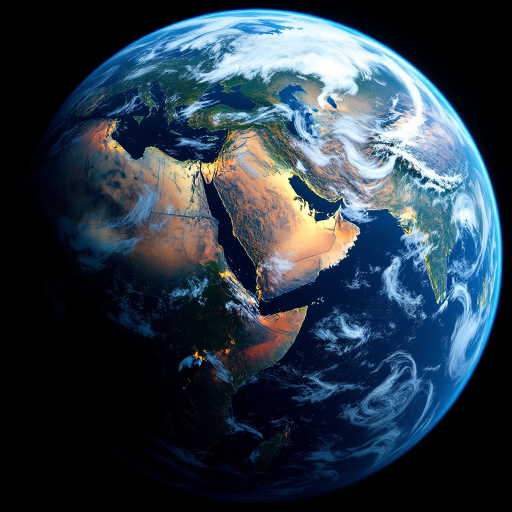
#> input picture social/studies-2026-10-29/src/earth_hd.png, 1024 x 1024 px (shown at 1/2 size)
$ python globe.py
#> lines starting #> are read from the running program, lines starting #| are printed output that depends on the picture
### social/studies-2026-10-29/render.py
# Photo-sourced studies, 29 Oct 2026. Canva-generated photos (src/) are turned into the
# moodboard grammar: digits, a line field and dither cells. No star; highlights are the
# image's own marks recoloured.
import sys
sys.path.insert(0, '../studies-2026-10-28')
from engine import *
F = '../../decisions/fonts/'
NAVY, BLUE, BRASS, OFF, CREAM = '#092052', '#0F58E5', '#BF8F3C', '#F6F8FC', '#F3EEE4'

def lum(path, w, h):
#> called with path = 'src/earth_hd.png', w = 1200, h = 1200
    im = Image.open(path).convert('L').resize((w, h), Image.LANCZOS)
    a = np.asarray(im, float) / 255
    return (a - a.min()) / (a.max() - a.min() + 1e-6)

def contrast(a, lo, hi):
#> called with lo = 0.06, hi = 0.85
    return np.clip((a - lo) / (hi - lo), 0, 1)

# P1: Earth photo drawn in digits on navy. Brightest land over Arabia picks up brass.
# [87 lines left out: functions p1, p2, p3, not called in this run]

# [2 lines that do not run on import are left out]

### social/studies-2026-10-28/engine.py
# Halftone / dither / digit engine for .describe( studies. Procedural sources only (no stock photos).
import numpy as np
from PIL import Image, ImageDraw, ImageFont, ImageFilter
rng=np.random.default_rng(7)

# [46 lines left out: functions fbm, globe, terrain, halftone, not called in this run]

def bayer(n):
    if n==1: return np.array([[0]])
    b=bayer(n//2); return np.block([[4*b,4*b+2],[4*b+3,4*b+1]])

# [17 lines left out: functions dither_cells, render_dots, not called in this run]

def lerp(c1,c2,t):
    return tuple(int(a+(b-a)*t) for a,b in zip(c1,c2))
def hexrgb(h): h=h.lstrip('#'); return tuple(int(h[i:i+2],16) for i in (0,2,4))

### social/studies-2026-10-29/globe.py
# Round two of the Earth-in-digits study, using moves from the user's moodboard folder:
#  a: the globe sits low and its top dissolves into loose cells and digits (moodboard "Repairing")
#  b: thin corner brackets frame a region, with a mono label (moodboard "Point of view", "Koza")
#  c: navy ink on cream paper, a column of digits set beside it (moodboard binary Great Wave)
from render import *

def earth(D):
    return contrast(lum('src/earth_hd.png', D, D), 0.06, 0.85)

def draw_digits(src, W, H, bg, lo, hi, cw=8, ch=13, size=12, seed=4, hl=None, hl_mask=None,
                dissolve=None, dot=None):
    S = 2
    im = Image.new('RGB', (W * S, H * S), hexrgb(bg)); d = ImageDraw.Draw(im)
    fr = ImageFont.truetype(F + 'IBMPlexMono-Regular.ttf', size * S)
    fm = ImageFont.truetype(F + 'IBMPlexMono-Medium.ttf', size * S)
    r = np.random.default_rng(seed)
    for j in range(0, H, ch):
        for i in range(0, W, cw):
            v = src[j, i]
            if dissolve is not None and r.random() < dissolve[j, i]: continue
            if v < 0.05:
                if dot is not None and dot[j, i]: d.text((i * S, j * S), '.', font=fr, fill=lerp(hexrgb(bg), lo, 0.6))
                continue
            c = lerp(lo, hi, min(1, v ** 1.5 * 1.2))
            if hl_mask is not None and hl_mask[j, i] and v > 0.45: c = hl
            g = str(r.integers(10)) if v > 0.2 else ('.' if v < 0.11 else ':')
            d.text((i * S, j * S), g, font=fm if v > 0.5 else fr, fill=c)
    return im.resize((W, H), Image.LANCZOS)

def disc(W, H, cx, cy, rad):
    y, x = np.mgrid[0:H, 0:W]
    return (x - cx) ** 2 + (y - cy) ** 2 < rad ** 2

# a: large globe, top third breaks up as it rises
def ga():
    W, H, D = 1080, 900, 1200
    src = np.zeros((H, W)); ox, oy = (W - D) // 2, 260
    g = earth(D); src[oy:H, :] = g[:H - oy, -ox:-ox + W]
#> after `src[oy:H, :] = g[:H - oy, -ox:-ox + W]`:
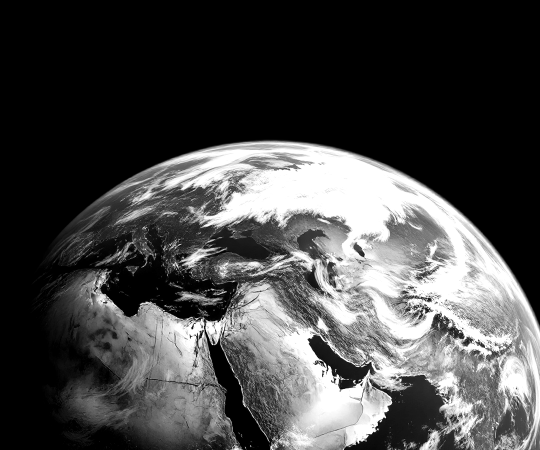
#> src: shape (900, 1080) float64 (shown at 1/2 size); min 0, max 1, mean 0.286
    y = np.mgrid[0:H, 0:W][0]
    dissolve = np.clip((oy + 330 - y) / 330, 0, 1) ** 1.4 * 0.92
    im = draw_digits(src, W, H, NAVY, hexrgb('#1E3A6B'), hexrgb('#E6EFFF'), dissolve=dissolve,
                     dot=disc(W, H, ox + D / 2, oy + D / 2, 0.48 * D))
    # loose cells above the horizon: the same digits lifting off as squares
    d = ImageDraw.Draw(im); r = np.random.default_rng(21)
    for _ in range(140):
        i = int(r.integers(0, W // 16)) * 16; j = int(oy + 120 - abs(r.normal(0, 150)))
        if j < 0 or src[min(H - 1, j + 200), i] < 0.15: continue
        s = 9 if r.random() < 0.7 else 13
        d.rectangle([i, j, i + s, j + s], fill=lerp(hexrgb('#1E3A6B'), hexrgb('#9DB5E8'), r.random()))
    im.save('ga_img.png')
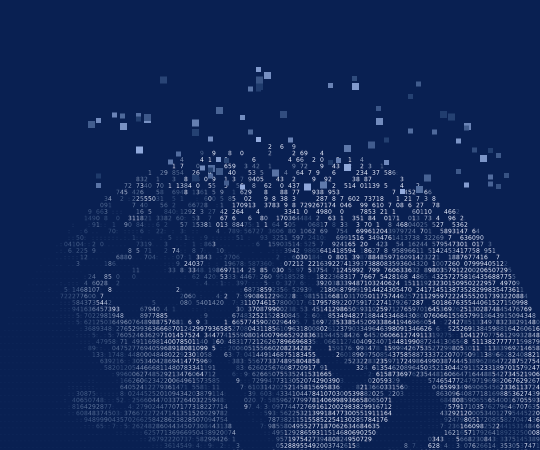
#> saved as ga_img.png: PIL image 1080x900 RGB (shown at 1/2 size); mean R, G, B 20.6, 42.9, 91.3

# b: globe drawn in digits, Arabia recoloured brass and framed with corner brackets + label
def gb():
    W, H, D = 1080, 880, 900
    src = np.zeros((H, W)); ox, oy = (W - D) // 2 + 40, 0
    src[oy:oy + D, ox:ox + D - max(0, ox + D - W)] = earth(D)[:H - oy, :W - ox]
#> call 2 of lum, with path = 'src/earth_hd.png', w = 900, h = 900
#> in lum (call 2), `im = Image.open(path).convert('L').resize((w, h), Image.LANCZOS)`:
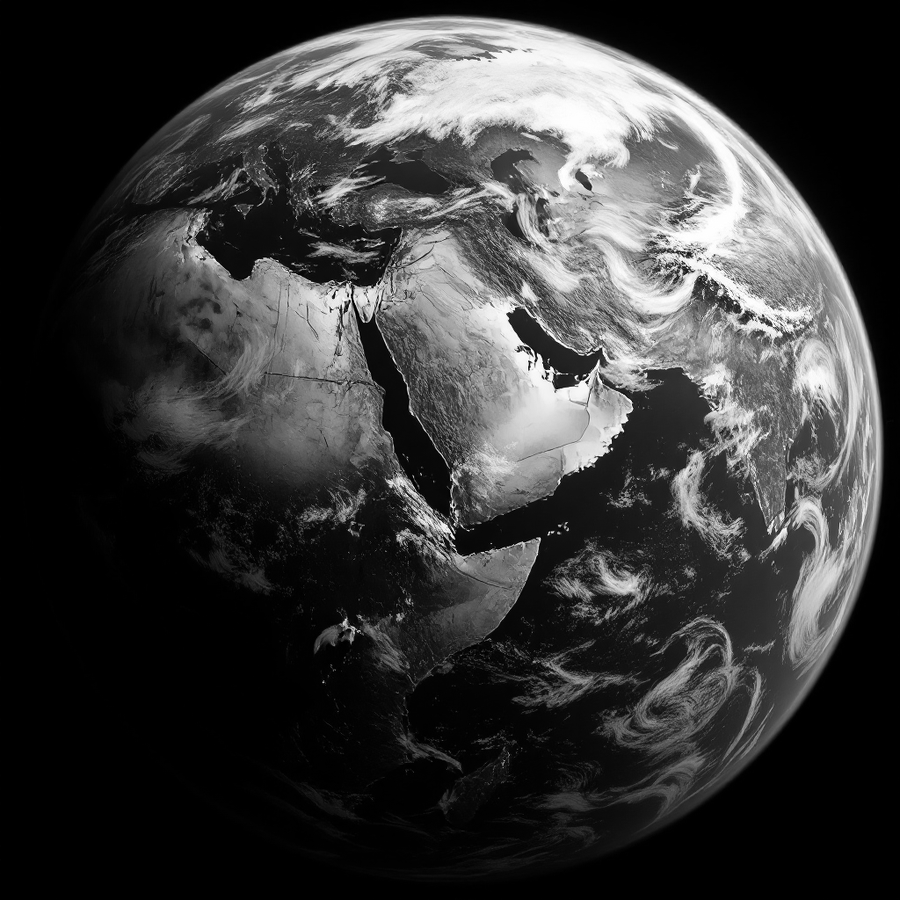
#> im: PIL image 900x900 L; min 0, max 255, mean 56.9
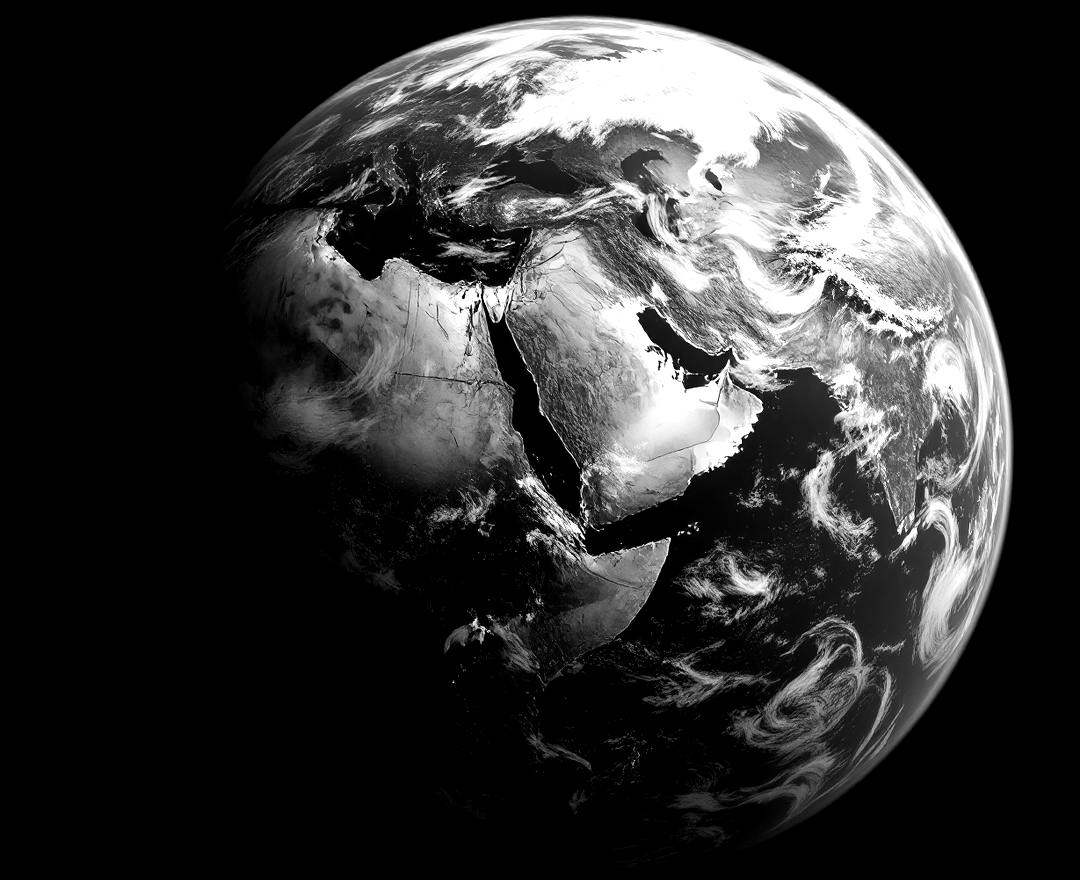
#> src: shape (880, 1080) float64; min 0, max 1, mean 0.2
    ax, ay = ox + 0.57 * D, oy + 0.43 * D
    y, x = np.mgrid[0:H, 0:W]
    mask = ((x - ax) ** 2 / 120 ** 2 + (y - ay) ** 2 / 95 ** 2) < 1
    im = draw_digits(src, W, H, NAVY, hexrgb('#1E3A6B'), hexrgb('#E6EFFF'), hl=hexrgb('#D9AE62'),
                     hl_mask=mask, dot=disc(W, H, ox + D / 2, oy + D / 2, 0.48 * D))
#> call 2 of draw_digits, with W = 1080, H = 880, bg = '#092052', lo = (30, 58, 107), hi = (230, 239, 255), cw = 8, ch = 13, size = 12
#> in draw_digits (call 2), `return im.resize((W, H), Image.LANCZOS)`:
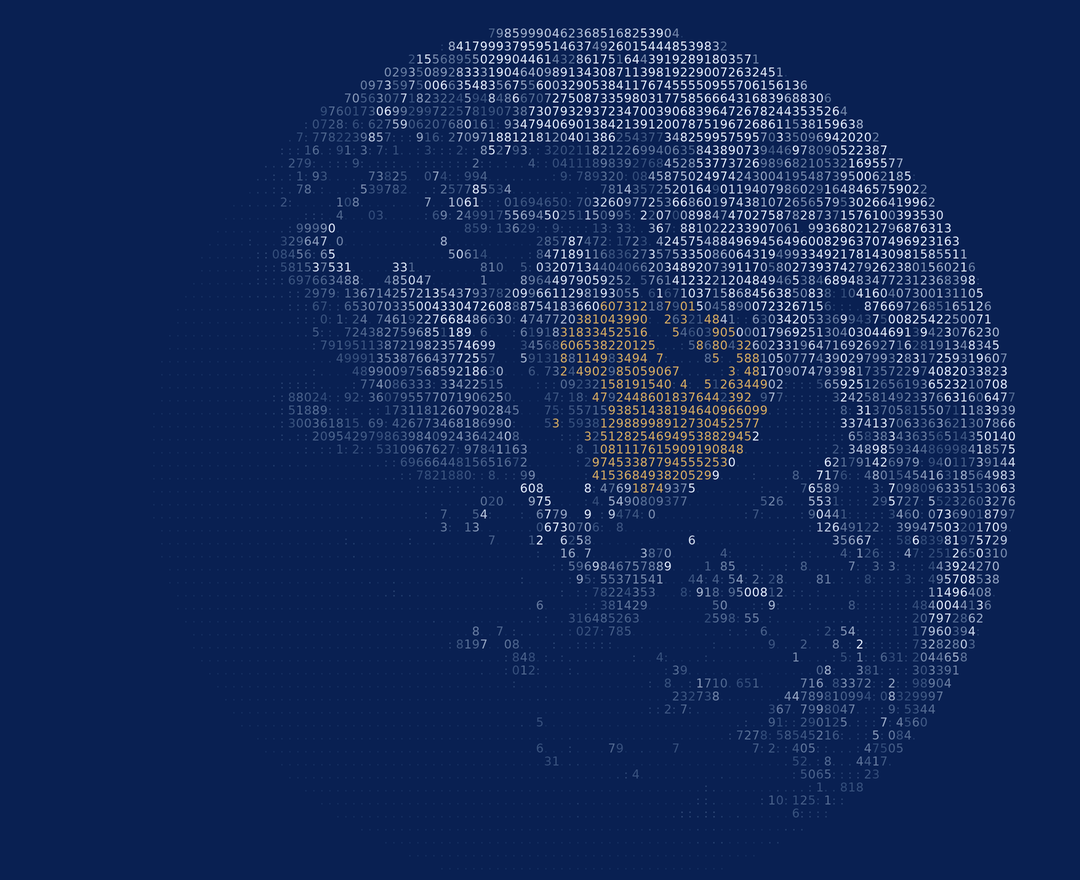
#> returned value: PIL image 1080x880 RGB; mean R, G, B 18.2, 40.3, 88.5
    S = 2; im = im.resize((W * S, H * S), Image.LANCZOS); d = ImageDraw.Draw(im)
    x0, y0, x1, y1 = [v * S for v in (ax - 140, ay - 115, ax + 140, ay + 115)]
    k, w, c = 26 * S, 2 * S, hexrgb('#D9AE62')
    for (px, py, sx, sy) in ((x0, y0, 1, 1), (x1, y0, -1, 1), (x0, y1, 1, -1), (x1, y1, -1, -1)):
        d.line([(px, py), (px + sx * k, py)], fill=c, width=w); d.line([(px, py), (px, py + sy * k)], fill=c, width=w)
    f = ImageFont.truetype(F + 'IBMPlexMono-Medium.ttf', 15 * S)
    t = 'GCC · 1 OF 7 REGIONS'; tx, ty = x0, y1 + 14 * S
    bb = d.textbbox((tx, ty), t, font=f)
#> bb = (1006, 1038, 1344, 1060)
    d.rectangle([bb[0] - 8 * S, bb[1] - 6 * S, bb[2] + 8 * S, bb[3] + 6 * S], fill=hexrgb(NAVY))
    d.text((tx, ty), t, font=f, fill=c)
    im.resize((W, H), Image.LANCZOS).save('gb_img.png')

# c: paper and ink. Navy digits on cream, a tall digit column at the left edge
def gc():
    W, H, D = 1080, 900, 940
    src = np.zeros((H, W)); ox, oy = 170, -20
    g = earth(D); src[0:H, ox:W] = g[-oy:-oy + H, :W - ox]
#> after `src[0:H, ox:W] = g[-oy:-oy + H, :W - ox]`:
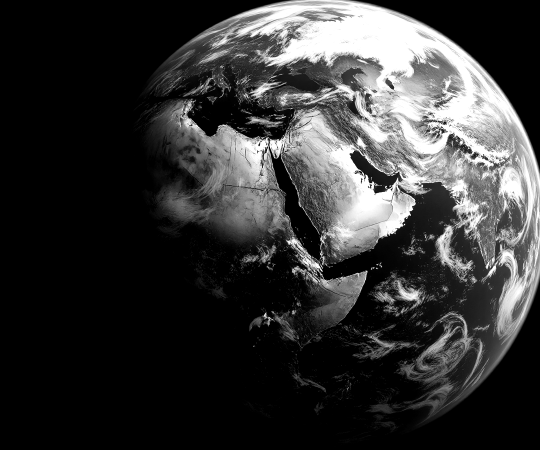
#> src: shape (900, 1080) float64 (shown at 1/2 size); min 0, max 1, mean 0.211
    ax, ay = ox + 0.57 * D, oy + 0.43 * D
    y, x = np.mgrid[0:H, 0:W]
    mask = ((x - ax) ** 2 / 120 ** 2 + (y - ay) ** 2 / 95 ** 2) < 1
    im = draw_digits(src, W, H, CREAM, hexrgb('#D8D0C0'), hexrgb(NAVY), hl=hexrgb(BLUE), hl_mask=mask,
                     dot=disc(W, H, ox + D / 2, oy + D / 2, 0.48 * D))
    d = ImageDraw.Draw(im); f = ImageFont.truetype(F + 'IBMPlexMono-Medium.ttf', 15)
    r = np.random.default_rng(3)
    for j in range(40, 560, 19):
        d.text((88, j), ''.join(str(r.integers(2)) for _ in range(3)), font=f, fill=hexrgb(NAVY))
    im.save('gc_img.png')
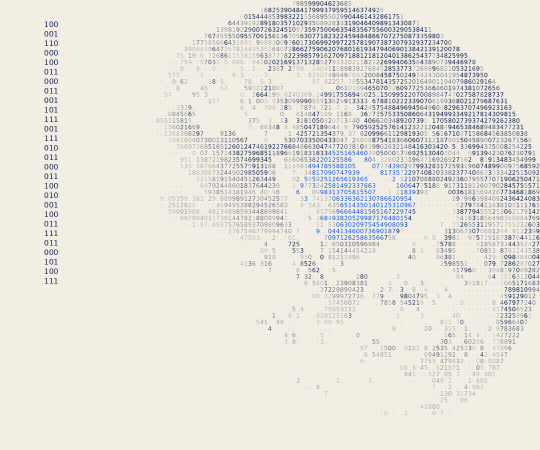
#> saved as gc_img.png: PIL image 1080x900 RGB (shown at 1/2 size); mean R, G, B 232, 228.6, 221.5

if __name__ == '__main__':
    ga(); gb(); gc()

$ run again, with social/studies-2026-10-29/src/earth.png copied over social/studies-2026-10-29/src/earth_hd.png
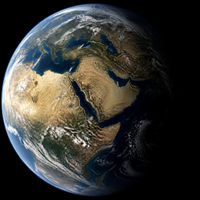
#> input picture social/studies-2026-10-29/src/earth.png, 200 x 200 px
#> a: shape (900, 900) float64
#> in draw_digits (call 2), `return im.resize((W, H), Image.LANCZOS)`:
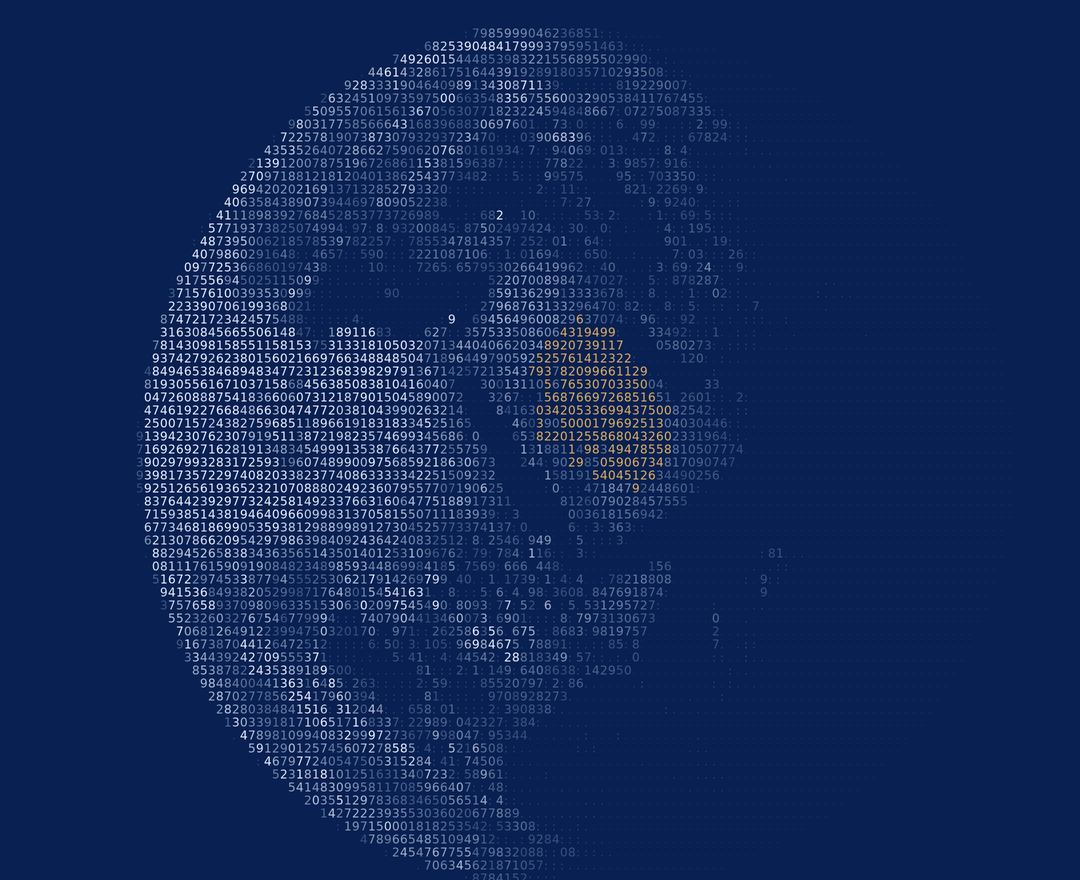
#> returned value: PIL image 1080x880 RGB; mean R, G, B 17.7, 40, 88.4
#> bb = (1006, 1038, 1344, 1060)
#> a: shape (940, 940) float64
#> in gc, `im.save('gc_img.png')`:
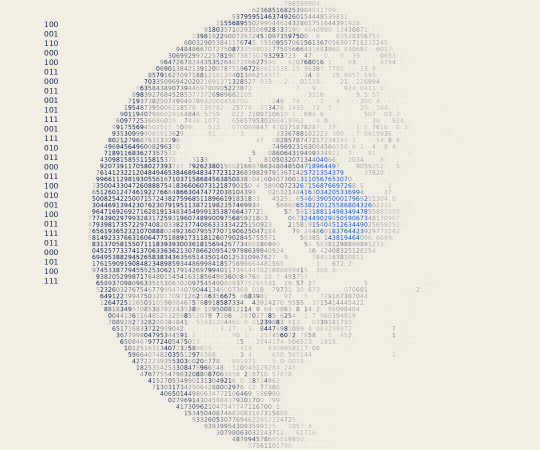
#> saved as gc_img.png: PIL image 1080x900 RGB (shown at 1/2 size); mean R, G, B 232.4, 228.7, 221.3
